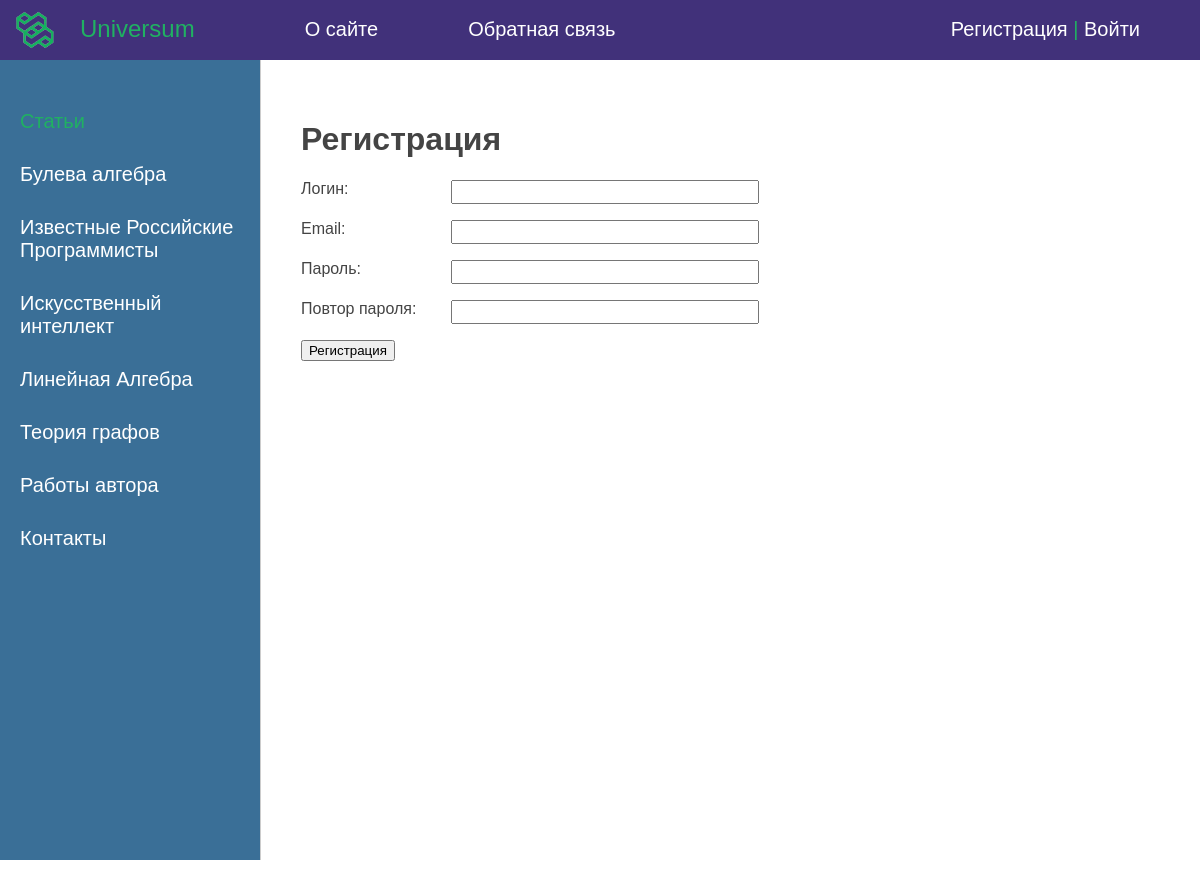
Screenshot of /register/ with the database file from the repository.
### science/models.py (models this page shows, shortened)
class Category(models.Model):
    name = models.CharField(max_length=100, db_index=True, verbose_name='Категория')
    slug = models.SlugField(max_length=255, unique=True, db_index=True, verbose_name='URL')
    def get_absolute_url(self):
        return reverse('category', kwargs={'cat_slug': self.slug})
    class Meta:
        verbose_name = 'Категория'
        verbose_name_plural = 'Категории'
        ordering = ['id']

### science/views.py (the view, shortened to what this page needs)
# urls.py: path('register/', RegisterUser.as_view(), name='register'),
class RegisterUser(DataMixin, CreateView):
    form_class = RegisterUserForm
    template_name = 'science/register.html'
    success_url = reverse_lazy('login')
    def get_context_data(self, *, object_list=None, **kwargs):
        context = super().get_context_data(**kwargs)
        c_def = self.get_user_context(title='Регистрация')
        return dict(list(context.items()) + list(c_def.items()))

### science/forms.py
class RegisterUserForm(UserCreationForm):
    username = forms.CharField(label='Логин', widget=forms.TextInput(attrs={'class': 'form-input'}))
    email = forms.EmailField(label='Email', widget=forms.EmailInput(attrs={'class': 'form-input'}))
    password1 = forms.CharField(label='Пароль', widget=forms.PasswordInput(attrs={'class': 'form-input'}))
    password2 = forms.CharField(label='Повтор пароля', widget=forms.PasswordInput(attrs={'class': 'form-input'}))
    class Meta:
        model = User
        fields = ('username', 'email', 'password1', 'password2')

### science/utils.py (called while the page is built)
    def get_user_context(self, **kwargs):
        context = kwargs
        cats = cache.get('cats')
        if not cats:
            cats = Category.objects.annotate(Count('science'))
            cache.set('cats', cats, 60)
        cats = Category.objects.annotate(Count('science'))
        user_menu = menu.copy()
        if not self.request.user.is_authenticated:
            user_menu.pop(1)
        context['menu'] = user_menu
        context['cats'] = cats
        if 'cat_selected' not in context:
            context['cat_selected'] = 0
        return context

### science/templates/science/register.html (shortened to what this page needs)
{% extends 'science/home_page.html' %}
{% block content %}
<h1>{{title}}</h1>
<form method="post">
    {% for f in form %}
    <p><label class="form-label" for="{{ f.id_for_label }}">{{f.label}}: </label>{{ f }}</p>
    {% endfor %}
    <button type="submit">Регистрация</button>
</form>
{% endblock %}

### science/templates/science/home_page.html (shortened to what this page needs)
{% load static %}
{% load science_tags %}
<!DOCTYPE html>
<html lang="ru" xmlns="http://www.w3.org/1999/html">
<head>
    <link type="text/css" href="{% static 'science/css/styles.css' %}" rel="stylesheet"/>
</head>
<body>
<table class="table-page" border=0 cellpadding="0" cellspacing="0">
    <tr>
        <td valign=top>
            {% block mainmenu %}
            <div class="header">
                <ul id="mainmenu" class="mainmenu">
                    <li class="logo"><a href="{% url 'home' %}">
                        <div class="logo"><img src="{% static 'science/images/header_website_logo.png' %}"/>
                        </div>
                    </a></li>
                    <li>
                        <div class="logo-name"><p>Universum</p></div>
                    </li>
                    {% for m in menu %}
                    <li><a href="{% url m.url_name %}">{{m.title}}</a></li>
                    {% endfor %}
                    {% if request.user.is_authenticated %}
                    <li class="last"> {{user.username}} | <a href="{% url 'logout' %}">Выйти</a></li>
                    {% else %}
                    <li class="last"><a href="{% url 'register' %}">Регистрация</a> | <a
                            href="{% url 'login' %}">Войти</a></li>
                    {% endif %}
                </ul>
            </div>
            {% endblock mainmenu %}
            <table class="table-content" border=0 cellpadding="0" cellspacing="0">
                <tr>
                    <td valign="top" class="left-chapters">
                        <ul id="leftchapters">
                            {% if cat_selected == 0 %}
                            <li class="selected">Статьи</li>
                            {% else %}
                            <li><a href="{% url 'home' %}">Статьи</a></li>
                            {% endif %}
                            {% for c in cats %}
                            {% if c.science__count > 0 %}
                            {% if c.pk == cat_selected %}
                            <li class="selected">{{c.name}}</li>
                            {% else %}
                            <li><a href="{{ c.get_absolute_url }}">{{c.name}}</a></li>
                            {% endif %}
                            {% endif %}
                            {% endfor %}
                            <li><a href="#">Работы автора</a></li>
                            <li><a href='#'>Контакты</a></li>
                        </ul>
                    </td>
                    <td valign="top" class="content">
                        <main class="content-main">
                            {% block content %}{% endblock %}
                        </main>
                    </td>
                </tr>
            </table>
        </td>
    </tr>
</table>
</body>
</html>

### science/static/science/css/styles.css (style rules this page uses)
html, body { font-family: 'Arial'; margin: 0; padding: 0; height: 100%; width: 100%; color: #444; }
a { color: #0059b2; text-decoration: none; }
img { max-width: 600px; height: auto; }
.table-page { width: 100%; height: 100%; vertical-align: top; }
.table-page tr { height: 100%; }
.header { padding-right: 20px; background: #41317A; height: 60px; }
.logo img { width: 110px; height: 50px; }
.logo { margin-top: 5px; margin-left: -40px; }
ul.mainmenu { list-style: none; margin: 0; padding: 0; color: #20b162; font-size: 20px; overflow: hidden; }
ul.mainmenu li { padding-left: 20px; float: left; margin: 18px 40px 0 30px; }
ul.mainmenu li.logo { margin: 0; }
ul.mainmenu li.last { float: right; }
.logo-name p { font-size: 24px; color: #20b162; margin-top: -3px; margin-left: -60px; padding-right: 20px; }
ul.mainmenu li a { color: #FFFFFF; text-decoration: none; }
.table-content { width: 100%; min-height: 100%; height: 100%; }
.left-chapters { margin: 0; background: #3a6f97; border-right: 1px solid #ccc; min-height: 100%; }
.left-chapters ul { width: 230px; min-height: 100%; margin: 0; padding: 20px 10px 10px 20px; list-style: none; font-size: 20px; }
.left-chapters ul li { margin: 30px 0 0 0; color: #999; }
.left-chapters ul li.selected { color: #20b162;; }
.left-chapters ul li a { color: #FFFFFF; text-decoration: none; }
.content { padding: 40px 20px 20px 40px; width: 100%; box-sizing: border-box; }
.form-input { width: 300px; font-size: 16px; }
.form-label { display: inline-block; min-width: 150px; vertical-align: top; }

### rows the page displays
Category: name "Булева алгебра"
Category: name "Известные Российские Программисты"
Category: name "Искусственный интеллект"
Category: name "Линейная Алгебра"
Category: name "Теория графов"

### other values shown
{{ m.title }} "О сайте" "Обратная связь"
{{ title }} "Регистрация"
{{ f.label }} "Логин" "Email" "Пароль" "Повтор пароля"
